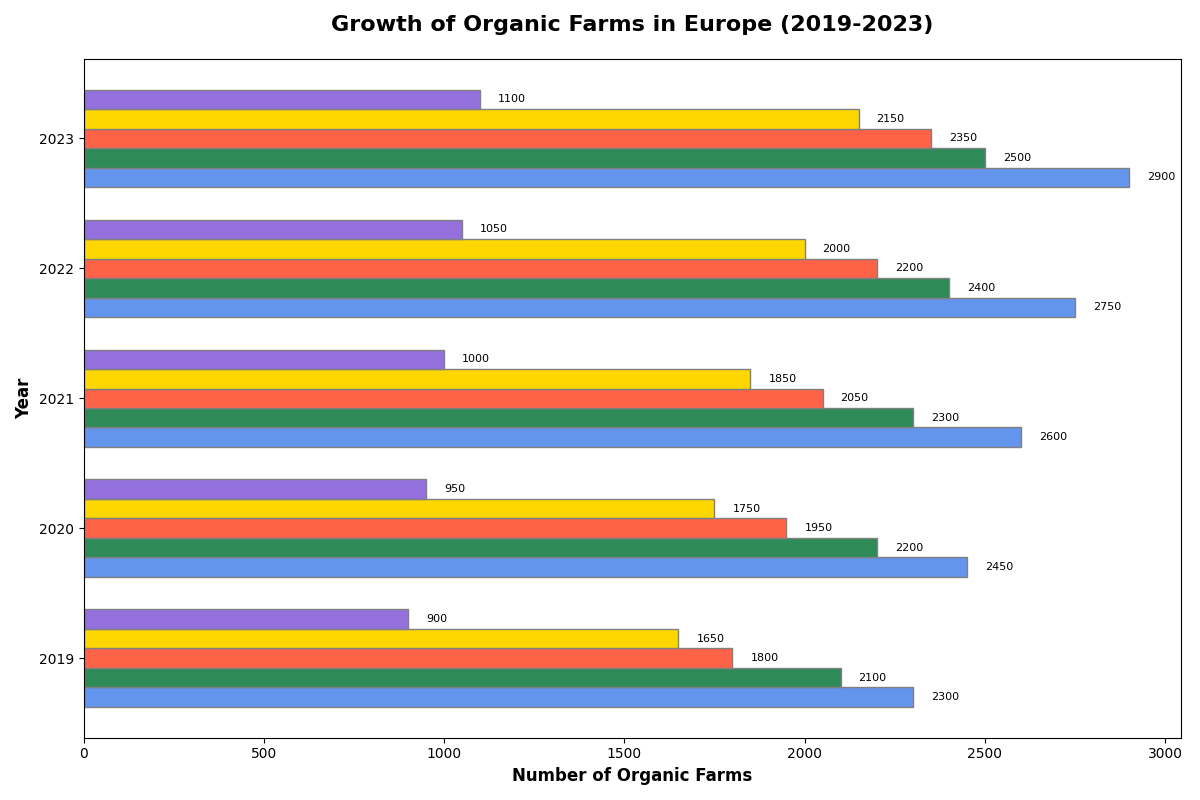

The script that drew this image:
import matplotlib.pyplot as plt
import numpy as np

countries = ['Germany', 'France', 'Italy', 'Spain', 'Sweden']
years = np.array([2019, 2020, 2021, 2022, 2023])
germany_farms = np.array([2300, 2450, 2600, 2750, 2900])
france_farms = np.array([2100, 2200, 2300, 2400, 2500])
italy_farms = np.array([1800, 1950, 2050, 2200, 2350])
spain_farms = np.array([1650, 1750, 1850, 2000, 2150])
sweden_farms = np.array([900, 950, 1000, 1050, 1100])

bar_height = 0.15
positions = np.arange(len(years))

fig, ax = plt.subplots(figsize=(12, 8))

ax.barh(positions, germany_farms, height=bar_height, color='cornflowerblue', edgecolor='grey')
ax.barh(positions + bar_height, france_farms, height=bar_height, color='seagreen', edgecolor='grey')
ax.barh(positions + 2 * bar_height, italy_farms, height=bar_height, color='tomato', edgecolor='grey')
ax.barh(positions + 3 * bar_height, spain_farms, height=bar_height, color='gold', edgecolor='grey')
ax.barh(positions + 4 * bar_height, sweden_farms, height=bar_height, color='mediumpurple', edgecolor='grey')

for i in range(len(years)):
    ax.text(germany_farms[i] + 50, i, f'{germany_farms[i]}', va='center', ha='left', color='black', fontsize=8)
    ax.text(france_farms[i] + 50, i + bar_height, f'{france_farms[i]}', va='center', ha='left', color='black', fontsize=8)
    ax.text(italy_farms[i] + 50, i + 2 * bar_height, f'{italy_farms[i]}', va='center', ha='left', color='black', fontsize=8)
    ax.text(spain_farms[i] + 50, i + 3 * bar_height, f'{spain_farms[i]}', va='center', ha='left', color='black', fontsize=8)
    ax.text(sweden_farms[i] + 50, i + 4 * bar_height, f'{sweden_farms[i]}', va='center', ha='left', color='black', fontsize=8)

ax.set_ylabel('Year', fontsize=12, fontweight='bold')
ax.set_xlabel('Number of Organic Farms', fontsize=12, fontweight='bold')
ax.set_title('Growth of Organic Farms in Europe (2019-2023)', fontsize=16, fontweight='bold', pad=20)

ax.set_yticks(positions + 2 * bar_height)
ax.set_yticklabels(years)

plt.tight_layout()
plt.show()
